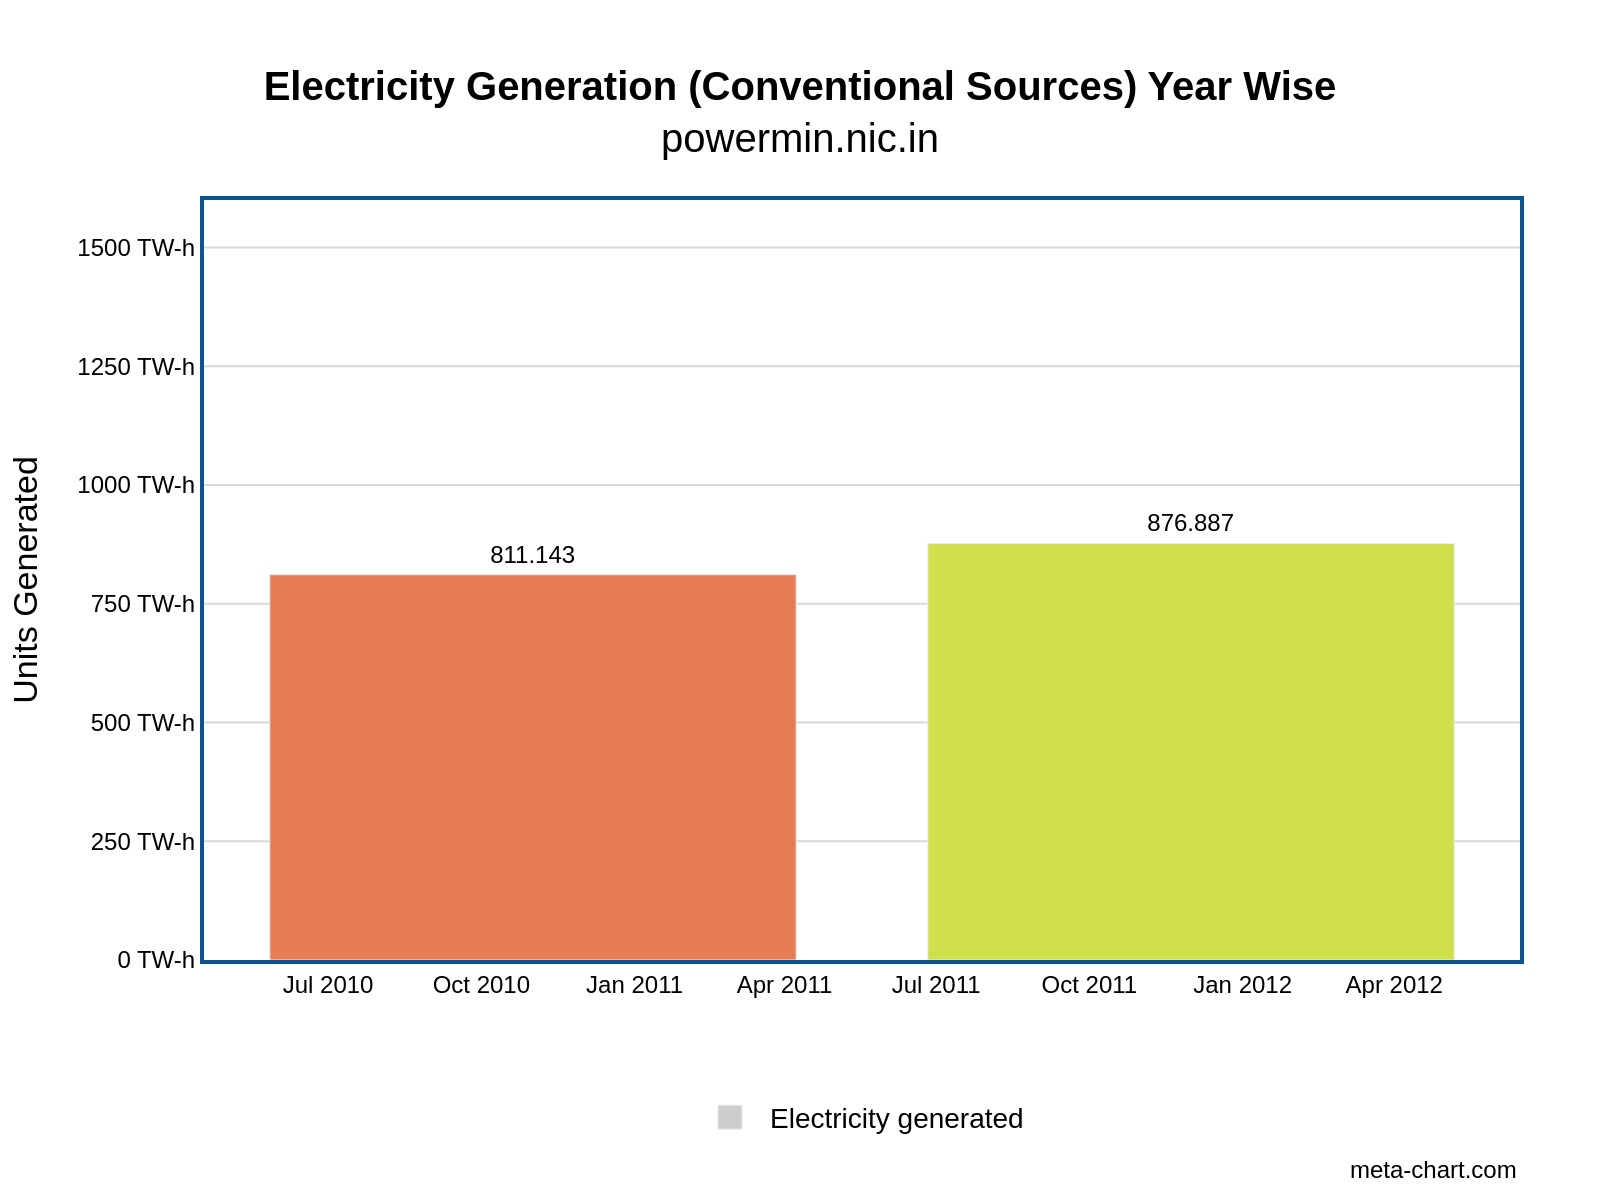

Source code (Python):
import sys
import json
import pathlib
import plotly.graph_objects as go

def main():
    if len(sys.argv) != 2:
        print("Usage: python generate_chart.py <json_file_path>")
        sys.exit(1)

    json_path = pathlib.Path(sys.argv[1])
    if not json_path.is_file():
        print(f"Error: JSON file not found at {json_path}")
        sys.exit(1)

    with open(json_path, 'r', encoding='utf-8') as f:
        chart_config = json.load(f)

    chart_data = chart_config['chart_data']
    texts = chart_config['texts']
    colors = chart_config['colors']

    categories = [item['category'] for item in chart_data]
    values = [item['value'] for item in chart_data]
    bar_labels = [item.get('label') for item in chart_data]

    fig = go.Figure()

    # Main bar trace
    fig.add_trace(go.Bar(
        x=categories,
        y=values,
        marker_color=colors,
        text=bar_labels,
        textposition='outside',
        textfont=dict(family="Arial", size=12, color='black'),
        showlegend=False,
        cliponaxis=False 
    ))

    # Dummy trace for the custom legend
    fig.add_trace(go.Bar(
        x=[None],
        y=[None],
        name=texts['legend_label'],
        marker_color='#cccccc'
    ))

    # Combine title and subtitle
    title_text = f"<b>{texts['title']}</b><br>{texts['subtitle']}"

    fig.update_layout(
        title=dict(
            text=title_text,
            x=0.5,
            xanchor='center'
        ),
        xaxis=dict(
            title_text=texts['x_axis_title'],
            showline=True,
            linewidth=2,
            linecolor='#0B5394',
            mirror=True,
            tickfont=dict(size=12)
        ),
        yaxis=dict(
            title_text=texts['y_axis_title'],
            range=[0, 1600],
            dtick=250,
            ticksuffix=texts['y_axis_suffix'],
            showline=True,
            linewidth=2,
            linecolor='#0B5394',
            mirror=True,
            gridcolor='#d9d9d9',
            tickfont=dict(size=12)
        ),
        legend=dict(
            orientation="h",
            yanchor="bottom",
            y=-0.25,
            xanchor="center",
            x=0.5
        ),
        font=dict(family="Arial", size=14, color="black"),
        plot_bgcolor='white',
        paper_bgcolor='white',
        margin=dict(l=80, r=40, t=100, b=120)
    )

    # Add source annotation
    if texts.get('source'):
        fig.add_annotation(
            text=texts['source'],
            align='right',
            showarrow=False,
            xref='paper',
            yref='paper',
            x=1.0,
            y=-0.3,
            xanchor='right',
            yanchor='bottom',
            font=dict(size=12)
        )
        
    output_path = json_path.with_suffix('.png')
    fig.write_image(str(output_path), scale=2, width=800, height=600)
    print(f"Chart saved to {output_path}")

if __name__ == "__main__":
    main()
